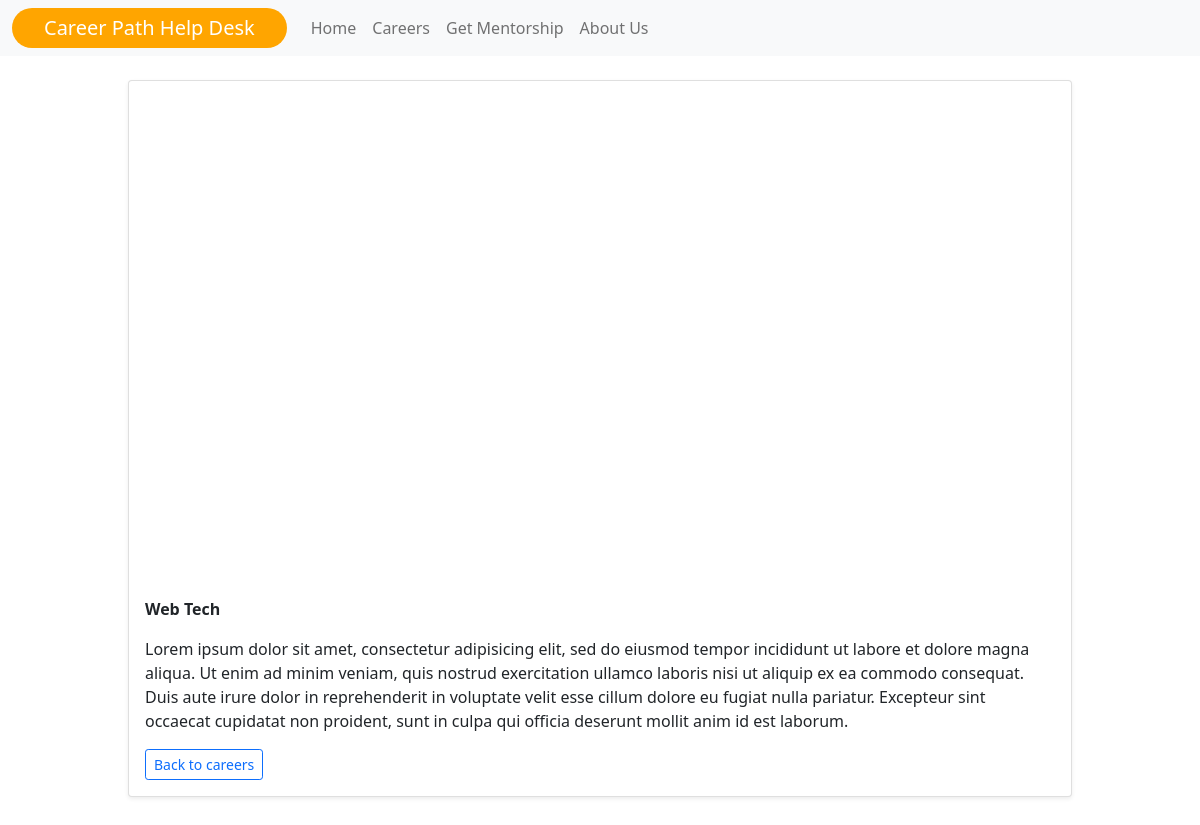
/careers/7, run on an earlier commit of the app's database.
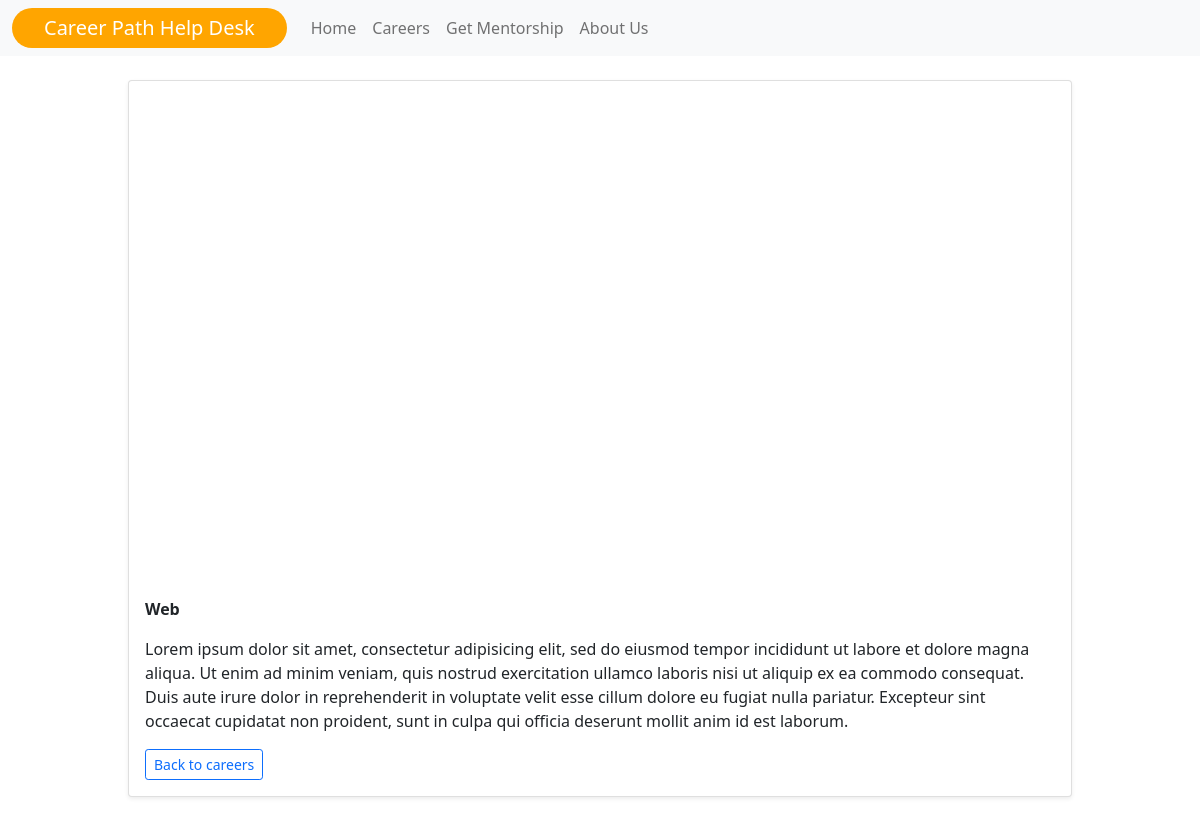
And on a later commit of the database.
### main/models.py (models this page shows)
class Career(db.Model):
    id = db.Column(db.Integer(), primary_key=True)
    career_name = db.Column(db.String(), unique=True, nullable=False)
    description = db.Column(db.String(), nullable=False)
    content = db.Column(db.String(), nullable=False)
    img = db.Column(db.Text(), nullable=False)
    img_name = db.Column(db.Text(), nullable=False)
    mimetype = db.Column(db.Text(), nullable=False)

### main/routes.py (the view)
@app.route('/careers/<int:id>')
def career(id):
    career = Career.query.get_or_404(id)
    return render_template('careers.html', career=career)

### main/templates/careers.html (shortened to what this page needs)
{% extends 'index.html' %}
{% block content %}
        <div id="sigle-career" class="card shadow-sm">
            <svg class="bd-placeholder-img card-img-top" width="100%" height="500" xmlns="http://www.w3.org/2000/svg" role="img" aria-label="Placeholder: Thumbnail" preserveAspectRatio="xMidYMid slice" focusable="false" style="background-size: cover; ">
            </svg>
            <div class="card-body">
              <p class="card-text"><strong>{{ career.career_name }}</strong> </p>
              <p class="card-text">{{ career.content }}</p>
              <div class="d-flex justify-content-between align-items-center">
                <div class="btn-group">
                  <a type="button" class="btn btn-sm btn-outline-primary" href="{{ url_for('careers')}}">Back to careers</a>
                </div>
              </div>
            </div>
        </div>
{% endblock %}

What changed in the data, as far as the page shows it:
changed Career: career_name "Web Tech" → "Web"
